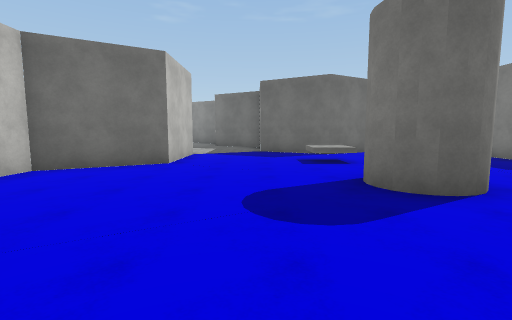
view 1 (above)

24 first-person views from a walk through a scene from a Unity 3-D project. The camera is 1.5 m above the floor, tilts 6° down and sees 85° across. The floor is counted in squares, 2 m on a side. Each view is taken from the middle of a square. On the plan, view 1 faces up. The plan holds only what a view shows up to about 10 squares ahead; the rest is blank. The place goes on beyond the plan. The player character is not drawn. Surface patterns are stand-ins for the level's own textures.

view 2
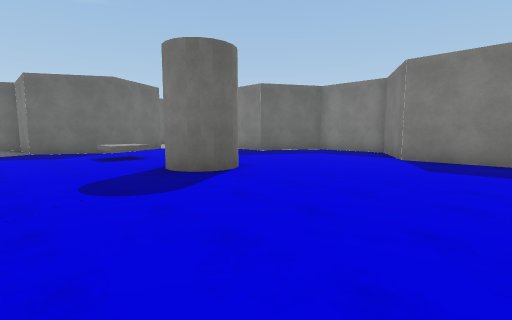

view 3
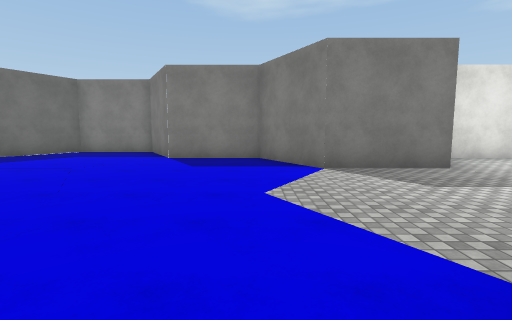

view 4
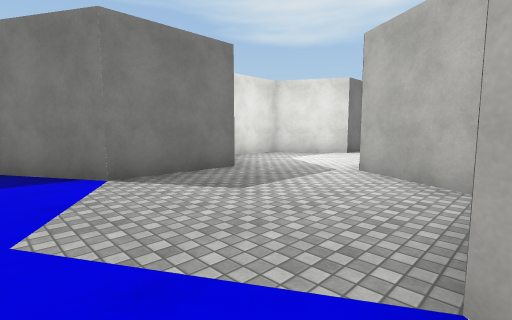

view 5
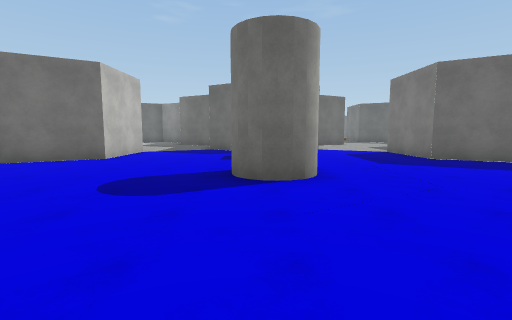

view 6
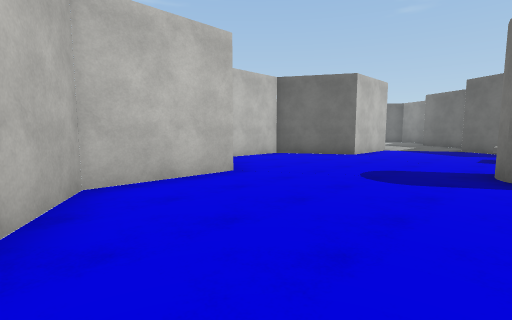

view 7
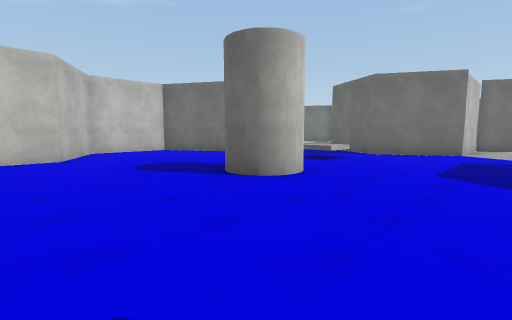

view 8
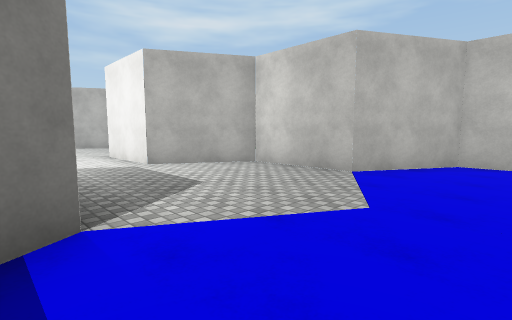

view 9
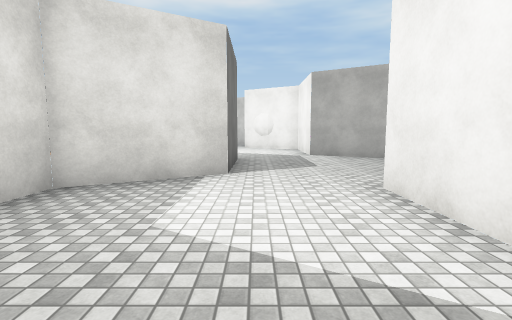

view 10
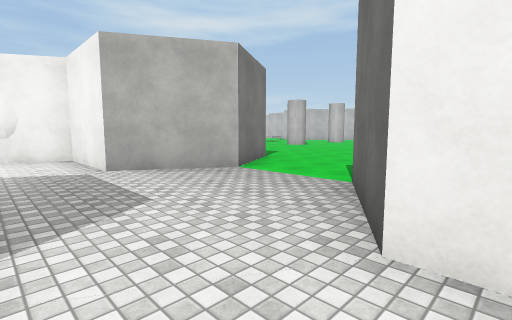

view 11
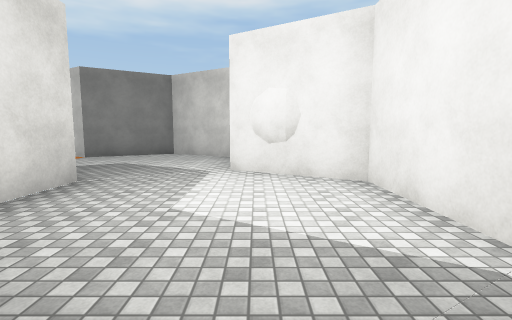

view 12
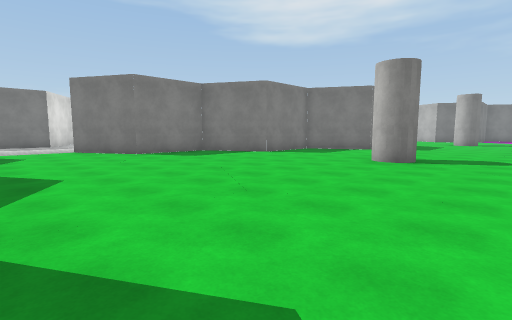

view 13
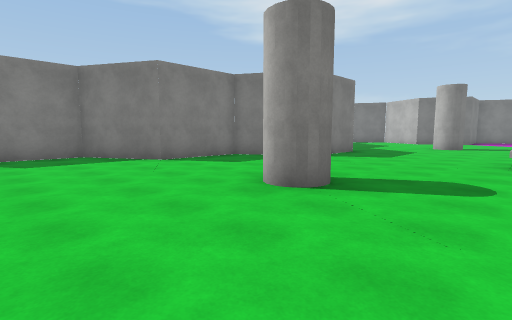

view 14
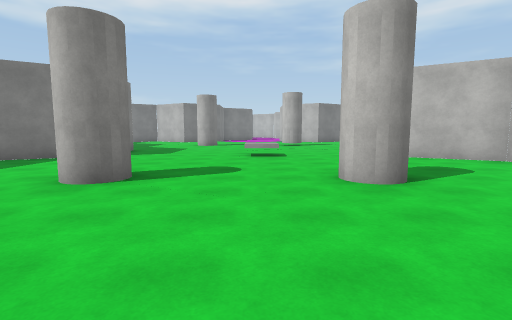

view 15
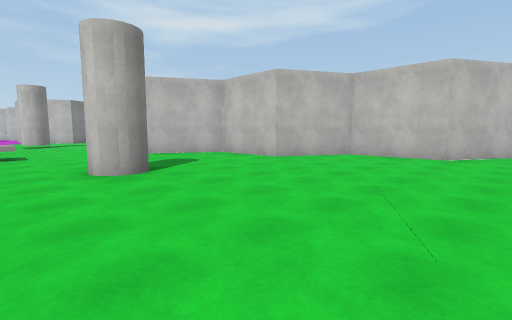

view 16
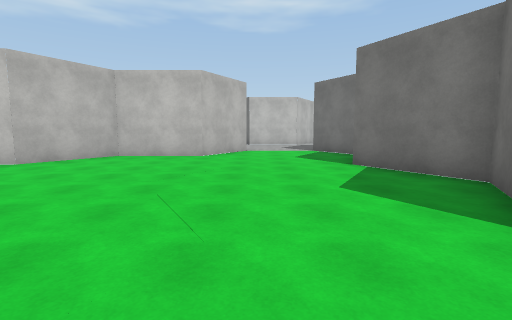

view 17
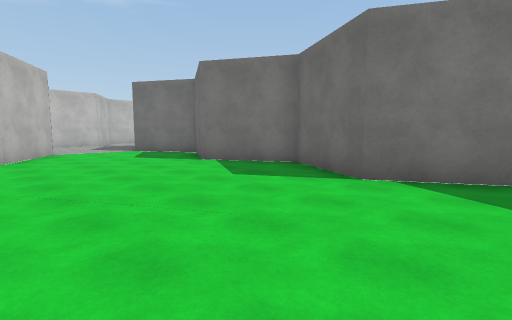

view 18
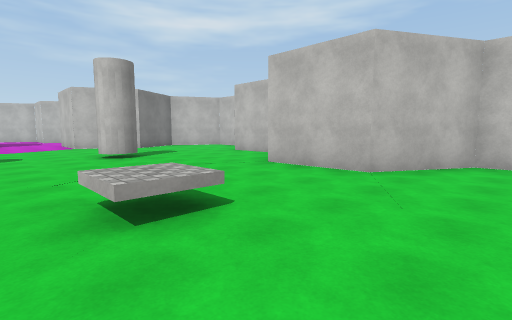

view 19
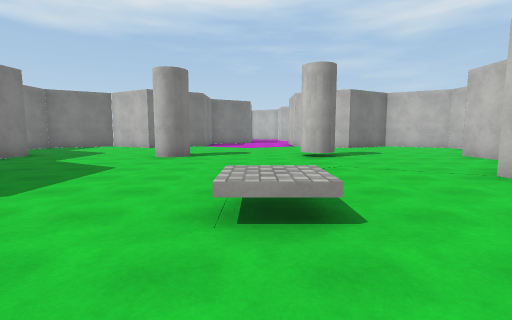

view 20
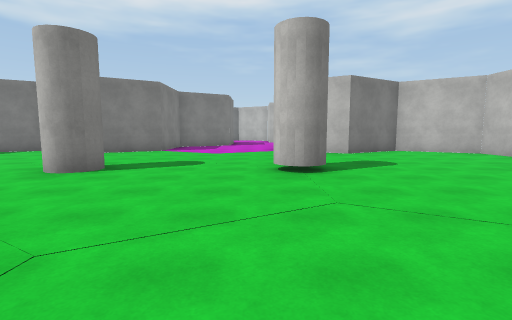

view 21
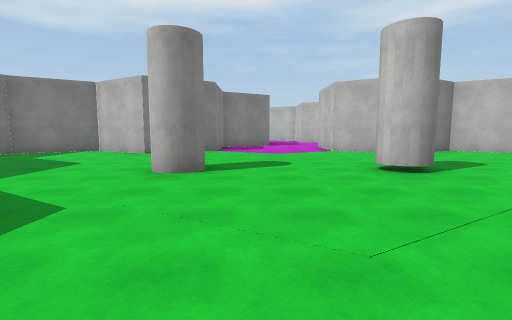

view 22
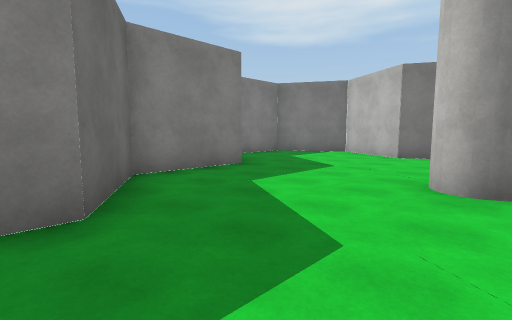

view 23
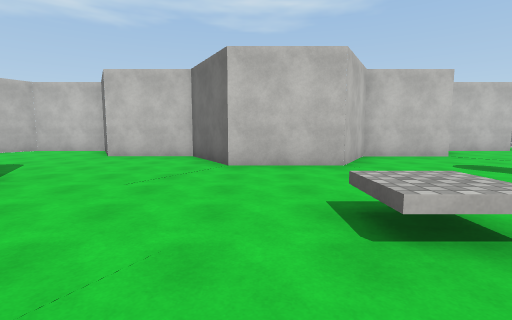

view 24
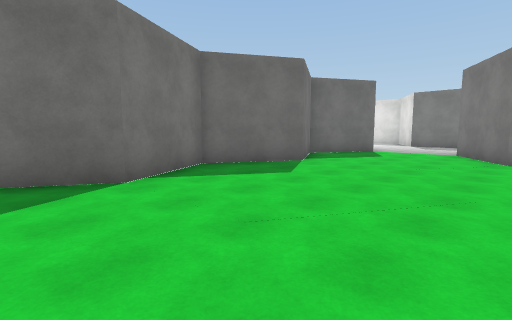

### Floor plan
Key: @ floor where view 1 was taken; # wall or solid block; . floor.
Columns run from 22 left of view 1 to 8 right of it. Each row starts with its distance up from view 1.
 13                           ##
 12                       #   #.
 11                       #   #.
 10                     ...####..
  9                     #...#....#
  8                     #........#
  7                    ##........#
  6                   ##.........##
  5                   #............
  4                   #.....##.....
  3                   #............
  2                   ##..........#
  1                    ##........##
  0                     #.@......#
 -1                     #........#
 -2                     ##.....###
 -3                       #....#
 -4                       #....#
 -5                       #....#
 -6                       ###....#
 -7                         #....#
 -8       ###          ###  #....#
 -9  ######.############.####...##
-10  ..........................##
-11 ...........................#
-12 ...........................#
-13 ###..................###....
-14   #.................## ##....
-15   #.................#   #....#
-16   #.................#   #....#
-17   ###... #...##....##   ###...
-18     ##...#........##       ....
-19      #............#        ....
-20      #............#        #...
-21      ###........ ##        ####
-22        #........#
-23       ##........#
-24      ##.........###
-25      #............#
-26      #............#
-27     ##...#...#....#
-28    ##..............
-29    .................#
-30   #.................#
-31   #.................#
-32   ###.###.....####.##

Positions as (right, up) in squares from view 1, and headings:
1: (0, 0), facing up
2: (-1, -1), facing up-right
3: (-1, -1), facing right
4: (0, -1), facing down-right
5: (2, -1), facing up
6: (2, -2), facing up-left
7: (6, 0), facing up-left
8: (5, 0), facing down-left
9: (4, -5), facing down
10: (4, -8), facing down-left
11: (4, -12), facing down
12: (-11, -10), facing down-right
13: (-11, -14), facing down-right
14: (-11, -13), facing down
15: (-11, -12), facing down-left
16: (-11, -12), facing left
17: (-11, -14), facing up-left
18: (-10, -19), facing down-left
19: (-11, -19), facing down
20: (-12, -22), facing down
21: (-10, -22), facing down
22: (-9, -23), facing down-right
23: (-9, -23), facing left
24: (-10, -14), facing up-right
